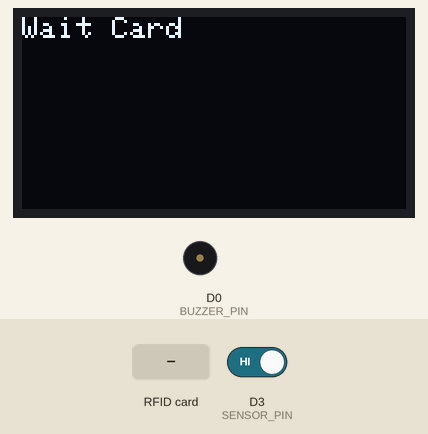
The sketch below on a simulated ESP8266 (NodeMCU). On the bench: 128×64 one-colour display, buzzer (waves = sounding, pin HIGH). The inputs (shaded band) are chosen by the test bench; at power-on: D3 (SENSOR_PIN) HIGH. WiFi joins after 1.5 s; servers stay silent unless stated; what the sketch prints to the serial monitor is not drawn.

Above: at 6.8 s.
6.9 s: RFID card 21 16 22 45 52 held to the reader
At 8.3 s:
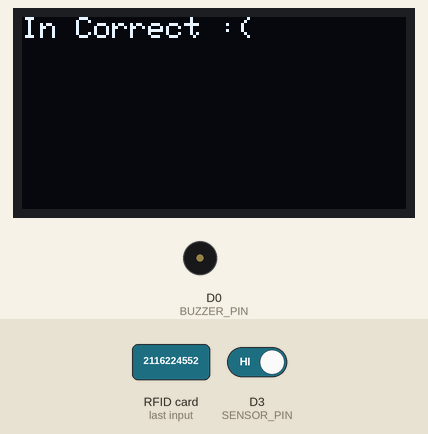
9.4 s: D3 (SENSOR_PIN) driven LOW
At 10.9 s:
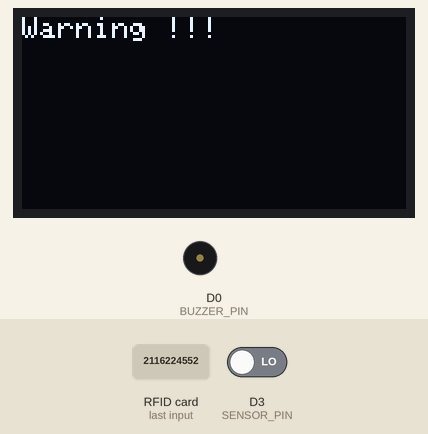
11.9 s: D3 (SENSOR_PIN) driven HIGH
At 14.69 s:
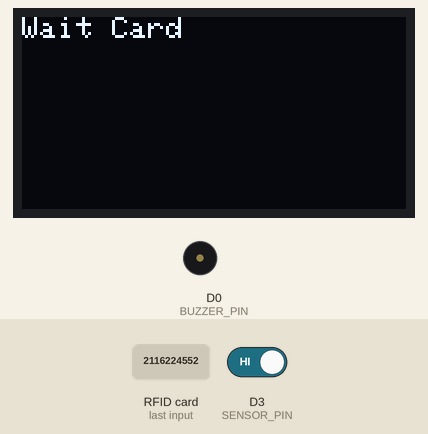
14.9 s: D3 (SENSOR_PIN) driven LOW
At 15.7 s:
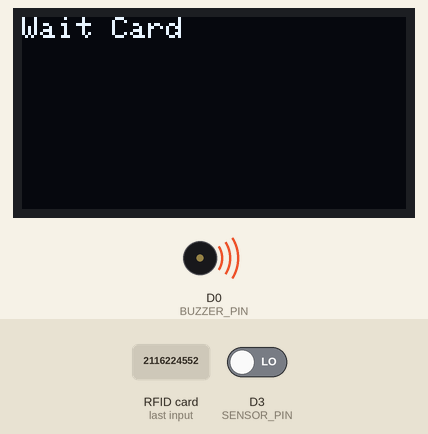
17.4 s: RFID card 5E 7A 19 C4 held to the reader
At 20.3 s:
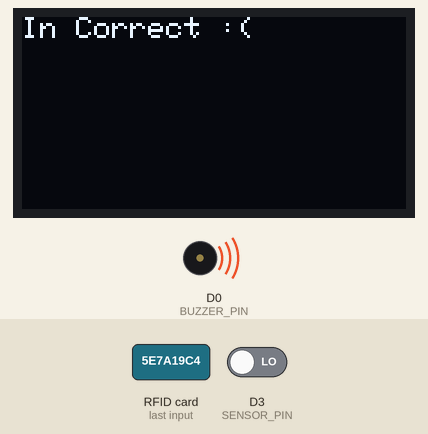
Timing chart, 0 to 21.4 s (numbered marks = the images above; inputs shaded):
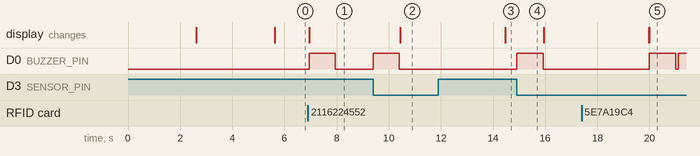

Measured:
- after the input at 6.9 s, D0 (BUZZER_PIN): LOW → HIGH after 0.05 s, → LOW 1.0 s later; the display: changes after 0.05 s (image 1)
- after the input at 9.4 s, D0 (BUZZER_PIN): LOW → HIGH at once, → LOW 1.0 s later; the display: changes after 1.0 s (image 2)
- after the input at 11.9 s, D0 (BUZZER_PIN): stays LOW (without the input it goes to HIGH after 2.6 s)
- after the input at 14.9 s, D0 (BUZZER_PIN): LOW → HIGH at once, → LOW 1.0 s later
- after the input at 17.4 s, the display: first differs from a run without the input after 2.6 s (image 5)

The sketch:

CODE_BTL.ino
```cpp
#include <SPI.h>
#include <MFRC522.h>
#include <Wire.h>
#include <ESP8266WiFi.h>
#include <WiFiClient.h>
#include <ESP8266WebServer.h>
#include <Adafruit_GFX.h>
#include <Adafruit_SSD1306.h>

#define SENSOR_PIN D3    // Chân kết nối cảm biến
#define BUZZER_PIN D0
#define RST_PIN D4     // Configurable, see typical pin layout above
#define SS_PIN D8    // Configurable, see typical pin layout above
#define SCREEN_WIDTH 128 // Độ rộng màn hình OLED
#define SCREEN_HEIGHT 64 // Độ cao màn hình OLED
#define OLED_RESET    -1 // Không sử dụng chân reset của OLED

Adafruit_SSD1306 display(SCREEN_WIDTH, SCREEN_HEIGHT, &Wire, OLED_RESET);
MFRC522 rfid(SS_PIN, RST_PIN); // Instance of the class
MFRC522::MIFARE_Key key;
String tag;
int validCount = 0; // bộ đếm hợp lệ
int real = 0; // hiển thị hợp lệ trên web
int fake = 0; // hiển thị bất thường trên web

ESP8266WebServer server(80); // Khởi tạo web server trên cổng 80

const char* ssid = "Thi 83 HTQ"; // Tên mạng Wi-Fi
const char* password = "Thi2k3er123456"; // Mật khẩu mạng Wi-Fi

void setup() {
  Serial.begin(9600);
  pinMode(SENSOR_PIN, INPUT);   // Cài đặt chân cảm biến là đầu vào
  SPI.begin(); // Init SPI bus
  rfid.PCD_Init(); // Init MFRC522
  pinMode(BUZZER_PIN, OUTPUT);
  display.begin(SSD1306_SWITCHCAPVCC, 0x3C); // Khởi động màn hình OLED
  delay(1000);

  // Kết nối vào mạng Wi-Fi
  WiFi.begin(ssid, password);
  Serial.print("Đang kết nối vào mạng Wi-Fi");

  while (WiFi.status() != WL_CONNECTED) {
    delay(500);
    Serial.print(".");
  }

  Serial.println("");
  Serial.println("Kết nối thành công!");
  Serial.print("Địa chỉ IP: ");
  Serial.println(WiFi.localIP());

  // Thiết lập các đường dẫn HTTP
  server.on("/", handleRoot);
  server.begin();
  display.clearDisplay(); // Xóa màn hình OLED
  display.setTextSize(1); // Đặt kích thước chữ
  display.setTextColor(SSD1306_WHITE); // Đặt màu chữ
  display.setCursor(0, 0); // Đặt vị trí con trỏ
  display.println(WiFi.localIP()); // Hiển thị "IP" trên màn hình OLED
  display.display(); // Hiển thị nội dung trên màn hình OLED
  delay(3000);
  display.clearDisplay(); // Xóa màn hình OLED
  display.setTextSize(1); // Đặt kích thước chữ
  display.setTextColor(SSD1306_WHITE); // Đặt màu chữ
  display.setCursor(0, 0); // Đặt vị trí con trỏ
  display.println("Wait Card"); // Hiển thị "Wait Card" trên màn hình OLED
  display.display(); // Hiển thị nội dung trên màn hình OLED
}

void loop() {
  server.handleClient(); // Xử lý các yêu cầu từ trình duyệt web
  int sensorValue = digitalRead(SENSOR_PIN); // đọc giá trị cảm biến
  if (sensorValue == 0) {
    if (validCount == 0) {
      digitalWrite(BUZZER_PIN, HIGH);
      delay(1000);
      digitalWrite(BUZZER_PIN, LOW);
      fake++;
      display.clearDisplay(); // Xóa màn hình OLED
      display.setTextSize(1); // Đặt kích thước chữ
      display.setTextColor(SSD1306_WHITE); // Đặt màu chữ
      display.setCursor(0, 0); // Đặt vị trí con trỏ
      display.println("Warning !!!"); // Hiển thị "Warning !!!" trên màn hình OLED
      display.display(); // Hiển thị nội dung trên màn hình OLED
      delay(4000);
      display.clearDisplay(); // Xóa màn hình OLED
      display.setTextSize(1); // Đặt kích thước chữ
      display.setTextColor(SSD1306_WHITE); // Đặt màu chữ
      display.setCursor(0, 0); // Đặt vị trí con trỏ
      display.println("Wait Card"); // Hiển thị "Wait Card" trên màn hình OLED
      display.display(); // Hiển thị nội dung trên màn hình OLED
    } else {
      validCount--;
      Serial.println("Reset");
      real++;
      display.clearDisplay(); // Xóa màn hình OLED
      display.setTextSize(1); // Đặt kích thước chữ
      display.setTextColor(SSD1306_WHITE); // Đặt màu chữ
      display.setCursor(0, 0); // Đặt vị trí con trỏ
      display.println("OK"); // Hiển thị "OK" trên màn hình OLED
      display.display(); // Hiển thị nội dung trên màn hình OLED
      delay(4000);
      display.clearDisplay(); // Xóa màn hình OLED
      display.setTextSize(1); // Đặt kích thước chữ
      display.setTextColor(SSD1306_WHITE); // Đặt màu chữ
      display.setCursor(0, 0); // Đặt vị trí con trỏ
      display.println("Wait Card"); // Hiển thị "Wait Card" trên màn hình OLED
      display.display(); // Hiển thị nội dung trên màn hình OLED
    }
  }
  // đoạn này kiểm tra số thẻ, nếu thẻ đúng 2116224552 thì +1 validcount còn sai thì buzzer kêu
  if (!rfid.PICC_IsNewCardPresent())
    return;
  if (rfid.PICC_ReadCardSerial()) {
    for (byte i = 0; i < 4; i++) {
      tag += rfid.uid.uidByte[i];
    }
    Serial.println(tag);
    if (tag == "2116224552") {
      Serial.println("Access Granted!");
      if (validCount < 1) {
        validCount++; // Tăng số lần hợp lệ
      }
      Serial.println(validCount);
      display.clearDisplay(); // Xóa màn hình OLED
      display.setTextSize(1); // Đặt kích thước chữ
      display.setTextColor(SSD1306_WHITE); // Đặt màu chữ
      display.setCursor(0, 0); // Đặt vị trí con trỏ
      display.println("Correct :)"); // Hiển thị "Correct" trên màn hình OLED
      display.display(); // Hiển thị nội dung trên màn hình OLED
    } else {
      display.clearDisplay(); // Xóa màn hình OLED
      display.setTextSize(1); // Đặt kích thước chữ
      display.setTextColor(SSD1306_WHITE); // Đặt màu chữ
      display.setCursor(0, 0); // Đặt vị trí con trỏ
      display.println("In Correct :("); // Hiển thị "InCorrect" trên màn hình OLED
      display.display(); // Hiển thị nội dung trên màn hình OLED
      Serial.println("Access Denied!");
      Serial.println(validCount);
      digitalWrite(BUZZER_PIN, HIGH);
      delay(1000);
      digitalWrite(BUZZER_PIN, LOW);
    }

    delay(100);
    tag = "";
    rfid.PICC_HaltA();
    rfid.PCD_StopCrypto1();
  }
}

void handleRoot() {
  // Tạo nội dung HTML trả về trình duyệt
  String html = "<html><head><title>ESP8266 RFID</title>";
  html += "<meta charset='UTF-8'>";
  html += "<script src='https://cdn.jsdelivr.net/npm/chart.js'></script>";
  html += "</head><body>";
  html += "<h1>ESP8266 RFID</h1>";
  html += "<canvas id='myChart' width='100' height='100'></canvas>";
  html += "<script>";
  html += "var ctx = document.getElementById('myChart').getContext('2d');";
  html += "var myChart = new Chart(ctx, {type: 'pie', data: {labels: ['Hợp lệ', 'Bất thường'], datasets: [{data: [" + String(real) + ", " + String(fake) + "], backgroundColor: ['green', 'red']}]}});";
  html += "</script>";
  html += "</body></html>";

  // Gửi phản hồi HTTP với nội dung HTML
  server.send(200, "text/html", html);
}
```
